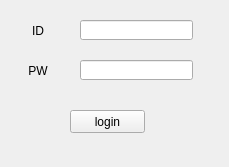
<?xml version="1.0" encoding="UTF-8"?>
<ui version="4.0">
 <class>Form</class>
 <widget class="QWidget" name="Form">
  <property name="geometry">
   <rect>
    <x>0</x>
    <y>0</y>
    <width>229</width>
    <height>167</height>
   </rect>
  </property>
  <property name="windowTitle">
   <string>Jcro</string>
  </property>
  <property name="accessibleName">
   <string/>
  </property>
  <widget class="QPushButton" name="login_button">
   <property name="geometry">
    <rect>
     <x>70</x>
     <y>110</y>
     <width>75</width>
     <height>23</height>
    </rect>
   </property>
   <property name="text">
    <string>login</string>
   </property>
  </widget>
  <widget class="QLabel" name="id_label">
   <property name="geometry">
    <rect>
     <x>10</x>
     <y>20</y>
     <width>56</width>
     <height>21</height>
    </rect>
   </property>
   <property name="text">
    <string>ID</string>
   </property>
   <property name="alignment">
    <set>Qt::AlignCenter</set>
   </property>
  </widget>
  <widget class="QLineEdit" name="id_line">
   <property name="geometry">
    <rect>
     <x>80</x>
     <y>20</y>
     <width>113</width>
     <height>20</height>
    </rect>
   </property>
  </widget>
  <widget class="QLabel" name="pw_label">
   <property name="geometry">
    <rect>
     <x>10</x>
     <y>60</y>
     <width>56</width>
     <height>21</height>
    </rect>
   </property>
   <property name="text">
    <string>PW</string>
   </property>
   <property name="alignment">
    <set>Qt::AlignCenter</set>
   </property>
  </widget>
  <widget class="QLineEdit" name="pw_line">
   <property name="geometry">
    <rect>
     <x>80</x>
     <y>60</y>
     <width>113</width>
     <height>20</height>
    </rect>
   </property>
   <property name="echoMode">
    <enum>QLineEdit::Password</enum>
   </property>
  </widget>
 </widget>
 <resources/>
 <connections/>
</ui>
